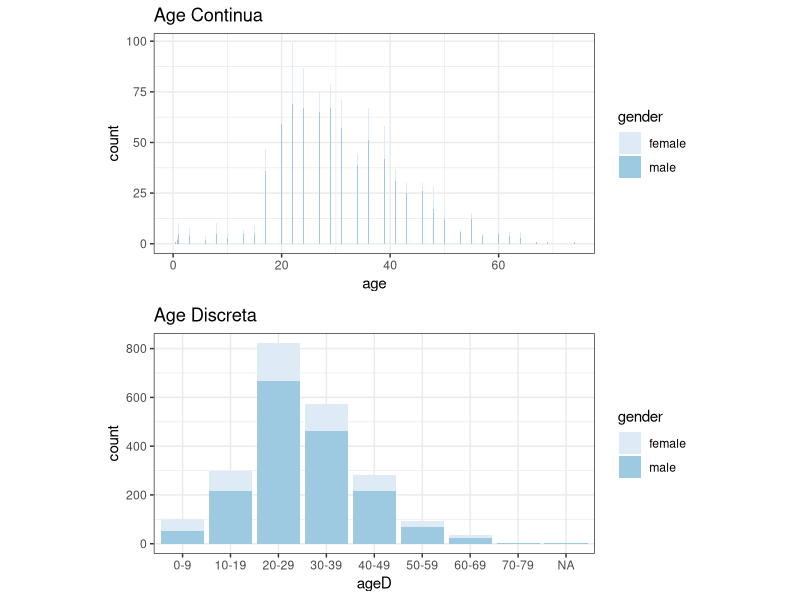

Reproduce this figure in R.
## ---- chunk 1
knitr::opts_chunk$set(echo = TRUE)
## ---- chunk 2
# Cargamos las librerías
library(ggplot2)
library(dplyr)
library(RColorBrewer)
library(scales)
theme_set(theme_bw())

# Cargamos el dataset
ds <- read.csv("./data/titanic.csv", header=TRUE, fileEncoding="UTF-8")

#Hacemos una primera inspección
str(ds)
summary(ds)

#Convertimos las variables carácter a variables factor
ds$gender = as.factor(ds$gender)
ds$class = as.factor(ds$class)
ds$embarked = as.factor(ds$embarked)
ds$country = as.factor(ds$country)
ds$sibsp = as.factor(ds$sibsp)
ds$parch = as.factor(ds$parch)
ds$survived = as.factor(ds$survived)
str(ds)
## ---- chunk 3
ds = select(ds, -name, -ticketno)
str(ds)
## ---- chunk 4
#Edad discretizada con un método simple de intervalos de igual amplitud.
summary(ds[,"age"])
ds["ageD"] <- cut(ds$age, breaks = c(0,10,20,30,40,50,60,70,100), labels = c("0-9", "10-19", "20-29", "30-39","40-49","50-59","60-69","70-79"))
table(ds$ageD)
g1 <- ggplot(ds, aes(x = age, fill=gender))+ geom_bar()+scale_fill_brewer(palette="Blues")+theme(aspect.ratio = 0.5)+ggtitle("Age Continua")
g2 <- ggplot(ds, aes(x = ageD, fill=gender)) + geom_bar()+scale_fill_brewer(palette="Blues")+theme(aspect.ratio = 0.5)+ggtitle("Age Discreta")
gridExtra::grid.arrange(g1, g2, ncol=1)
## ---- chunk 5
#Nueva variable para identificar pasajeros y miembros de la tripulación
ds$status = ds$fare
ds$status[is.na(ds$status)] <- "Tripulación"
ds$status[ds$status != "Tripulación"] <- "Pasajero"
